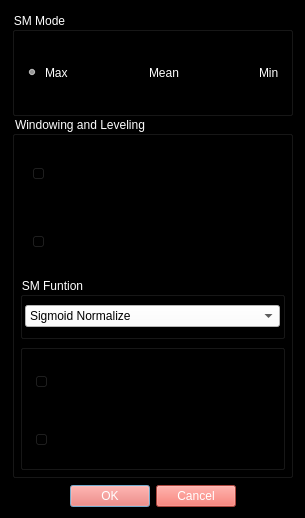
<?xml version="1.0" encoding="UTF-8"?>
<ui version="4.0">
 <class>Dialog</class>
 <widget class="QDialog" name="Dialog">
  <property name="geometry">
   <rect>
    <x>0</x>
    <y>0</y>
    <width>305</width>
    <height>518</height>
   </rect>
  </property>
  <property name="windowTitle">
   <string>Dialog</string>
  </property>
  <property name="styleSheet">
   <string notr="true">background-color: rgb(0, 0, 0);
font: 9pt &quot;Sans Serif Collection&quot;;
border-color: rgb(255, 255, 0);
color: rgb(255, 255, 255);</string>
  </property>
  <layout class="QVBoxLayout" name="verticalLayout">
   <item>
    <widget class="QFrame" name="frame">
     <property name="styleSheet">
      <string notr="true">border-color: rgb(255, 255, 0);</string>
     </property>
     <property name="frameShape">
      <enum>QFrame::StyledPanel</enum>
     </property>
     <property name="frameShadow">
      <enum>QFrame::Raised</enum>
     </property>
     <layout class="QVBoxLayout" name="verticalLayout_2" stretch="2,7">
      <property name="spacing">
       <number>0</number>
      </property>
      <property name="leftMargin">
       <number>0</number>
      </property>
      <property name="topMargin">
       <number>0</number>
      </property>
      <property name="rightMargin">
       <number>0</number>
      </property>
      <property name="bottomMargin">
       <number>0</number>
      </property>
      <item>
       <widget class="QGroupBox" name="groupBox">
        <property name="styleSheet">
         <string notr="true">font: 700 9pt &quot;Segoe UI&quot;;
border-color: rgb(255, 255, 0);</string>
        </property>
        <property name="title">
         <string>SM Mode</string>
        </property>
        <layout class="QHBoxLayout" name="horizontalLayout">
         <property name="spacing">
          <number>10</number>
         </property>
         <property name="leftMargin">
          <number>10</number>
         </property>
         <property name="topMargin">
          <number>10</number>
         </property>
         <property name="rightMargin">
          <number>10</number>
         </property>
         <property name="bottomMargin">
          <number>10</number>
         </property>
         <item>
          <widget class="QRadioButton" name="button_maxMip">
           <property name="styleSheet">
            <string notr="true">selection-color: rgb(255, 255, 0);
font: 9pt &quot;Segoe UI&quot;;</string>
           </property>
           <property name="text">
            <string>Max</string>
           </property>
           <property name="checked">
            <bool>true</bool>
           </property>
          </widget>
         </item>
         <item>
          <spacer name="horizontalSpacer">
           <property name="orientation">
            <enum>Qt::Horizontal</enum>
           </property>
           <property name="sizeHint" stdset="0">
            <size>
             <width>40</width>
             <height>20</height>
            </size>
           </property>
          </spacer>
         </item>
         <item>
          <widget class="QRadioButton" name="button_meanMip">
           <property name="styleSheet">
            <string notr="true">font: 9pt &quot;Segoe UI&quot;;</string>
           </property>
           <property name="text">
            <string>Mean</string>
           </property>
          </widget>
         </item>
         <item>
          <spacer name="horizontalSpacer_2">
           <property name="orientation">
            <enum>Qt::Horizontal</enum>
           </property>
           <property name="sizeHint" stdset="0">
            <size>
             <width>40</width>
             <height>20</height>
            </size>
           </property>
          </spacer>
         </item>
         <item>
          <widget class="QRadioButton" name="button_minMip">
           <property name="styleSheet">
            <string notr="true">font: 9pt &quot;Segoe UI&quot;;</string>
           </property>
           <property name="text">
            <string>Min</string>
           </property>
          </widget>
         </item>
        </layout>
       </widget>
      </item>
      <item>
       <widget class="QGroupBox" name="groupBox_2">
        <property name="styleSheet">
         <string notr="true">font: 700 9pt &quot;Segoe UI&quot;;</string>
        </property>
        <property name="title">
         <string>Windowing and Leveling</string>
        </property>
        <property name="flat">
         <bool>false</bool>
        </property>
        <property name="checkable">
         <bool>false</bool>
        </property>
        <layout class="QVBoxLayout" name="verticalLayout_3" stretch="1,1,1,2">
         <property name="spacing">
          <number>5</number>
         </property>
         <property name="leftMargin">
          <number>5</number>
         </property>
         <property name="topMargin">
          <number>5</number>
         </property>
         <property name="rightMargin">
          <number>5</number>
         </property>
         <property name="bottomMargin">
          <number>5</number>
         </property>
         <item>
          <widget class="QGroupBox" name="box_windowing">
           <property name="styleSheet">
            <string notr="true">border-style: none;
font: 9pt &quot;Segoe UI&quot;;</string>
           </property>
           <property name="title">
            <string/>
           </property>
           <layout class="QVBoxLayout" name="verticalLayout_4">
            <property name="spacing">
             <number>8</number>
            </property>
            <property name="leftMargin">
             <number>8</number>
            </property>
            <property name="topMargin">
             <number>8</number>
            </property>
            <property name="rightMargin">
             <number>8</number>
            </property>
            <property name="bottomMargin">
             <number>8</number>
            </property>
            <item>
             <widget class="QSlider" name="slider_windowing">
              <property name="orientation">
               <enum>Qt::Horizontal</enum>
              </property>
             </widget>
            </item>
           </layout>
          </widget>
         </item>
         <item>
          <widget class="QGroupBox" name="box_leveling">
           <property name="styleSheet">
            <string notr="true">border-style: none;
font: 9pt &quot;Segoe UI&quot;;</string>
           </property>
           <property name="title">
            <string/>
           </property>
           <layout class="QVBoxLayout" name="verticalLayout_5">
            <property name="spacing">
             <number>8</number>
            </property>
            <property name="leftMargin">
             <number>8</number>
            </property>
            <property name="topMargin">
             <number>8</number>
            </property>
            <property name="rightMargin">
             <number>8</number>
            </property>
            <property name="bottomMargin">
             <number>8</number>
            </property>
            <item>
             <widget class="QSlider" name="slider_leveling">
              <property name="orientation">
               <enum>Qt::Horizontal</enum>
              </property>
             </widget>
            </item>
           </layout>
          </widget>
         </item>
         <item>
          <widget class="QGroupBox" name="groupBox_5">
           <property name="title">
            <string>SM Funtion</string>
           </property>
           <layout class="QVBoxLayout" name="verticalLayout_6">
            <property name="spacing">
             <number>2</number>
            </property>
            <property name="leftMargin">
             <number>2</number>
            </property>
            <property name="topMargin">
             <number>2</number>
            </property>
            <property name="rightMargin">
             <number>2</number>
            </property>
            <property name="bottomMargin">
             <number>2</number>
            </property>
            <item>
             <widget class="QComboBox" name="select_functions">
              <property name="styleSheet">
               <string notr="true">background-color: rgb(255, 255, 255);
color: rgb(0, 0, 0);
font: 9pt &quot;Segoe UI&quot;;</string>
              </property>
              <property name="editable">
               <bool>false</bool>
              </property>
              <property name="currentIndex">
               <number>0</number>
              </property>
              <item>
               <property name="text">
                <string>Sigmoid Normalize</string>
               </property>
              </item>
              <item>
               <property name="text">
                <string>Logaritmic Inverse</string>
               </property>
              </item>
             </widget>
            </item>
           </layout>
          </widget>
         </item>
         <item>
          <widget class="QGroupBox" name="groupBox_6">
           <property name="title">
            <string/>
           </property>
           <layout class="QVBoxLayout" name="verticalLayout_7">
            <property name="spacing">
             <number>0</number>
            </property>
            <property name="leftMargin">
             <number>0</number>
            </property>
            <property name="topMargin">
             <number>0</number>
            </property>
            <property name="rightMargin">
             <number>0</number>
            </property>
            <property name="bottomMargin">
             <number>0</number>
            </property>
            <item>
             <widget class="QGroupBox" name="box_centerSlice">
              <property name="styleSheet">
               <string notr="true">border-style: none;</string>
              </property>
              <property name="title">
               <string/>
              </property>
              <layout class="QVBoxLayout" name="verticalLayout_9" stretch="0">
               <property name="spacing">
                <number>8</number>
               </property>
               <property name="leftMargin">
                <number>8</number>
               </property>
               <property name="topMargin">
                <number>10</number>
               </property>
               <property name="rightMargin">
                <number>8</number>
               </property>
               <property name="bottomMargin">
                <number>8</number>
               </property>
               <item>
                <widget class="QSlider" name="slider_centerSlice">
                 <property name="styleSheet">
                  <string notr="true">border-style: none;</string>
                 </property>
                 <property name="orientation">
                  <enum>Qt::Horizontal</enum>
                 </property>
                </widget>
               </item>
              </layout>
             </widget>
            </item>
            <item>
             <widget class="QGroupBox" name="box_numSlices">
              <property name="styleSheet">
               <string notr="true">border-style: none;</string>
              </property>
              <property name="title">
               <string/>
              </property>
              <layout class="QVBoxLayout" name="verticalLayout_8" stretch="0">
               <property name="spacing">
                <number>8</number>
               </property>
               <property name="leftMargin">
                <number>8</number>
               </property>
               <property name="topMargin">
                <number>8</number>
               </property>
               <property name="rightMargin">
                <number>8</number>
               </property>
               <property name="bottomMargin">
                <number>8</number>
               </property>
               <item>
                <widget class="QSlider" name="slider_numSlices">
                 <property name="orientation">
                  <enum>Qt::Horizontal</enum>
                 </property>
                </widget>
               </item>
              </layout>
             </widget>
            </item>
           </layout>
          </widget>
         </item>
        </layout>
       </widget>
      </item>
     </layout>
    </widget>
   </item>
   <item>
    <widget class="QDialogButtonBox" name="button_box">
     <property name="styleSheet">
      <string notr="true">background-color: #EE6055;
selection-background-color: rgb(137, 208, 255);
</string>
     </property>
     <property name="standardButtons">
      <set>QDialogButtonBox::Cancel|QDialogButtonBox::Ok</set>
     </property>
     <property name="centerButtons">
      <bool>true</bool>
     </property>
    </widget>
   </item>
  </layout>
 </widget>
 <resources/>
 <connections/>
</ui>
